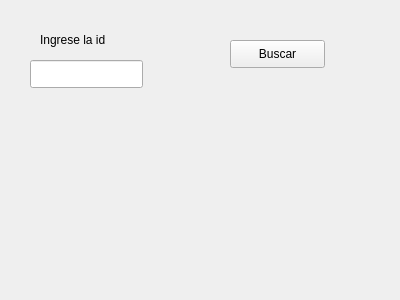
<?xml version="1.0" encoding="UTF-8"?>
<ui version="4.0">
 <class>Form</class>
 <widget class="QWidget" name="Form">
  <property name="geometry">
   <rect>
    <x>0</x>
    <y>0</y>
    <width>400</width>
    <height>300</height>
   </rect>
  </property>
  <property name="windowTitle">
   <string>Form</string>
  </property>
  <widget class="QLineEdit" name="lineEdit_id">
   <property name="geometry">
    <rect>
     <x>30</x>
     <y>60</y>
     <width>113</width>
     <height>28</height>
    </rect>
   </property>
  </widget>
  <widget class="QLabel" name="label">
   <property name="geometry">
    <rect>
     <x>40</x>
     <y>30</y>
     <width>171</width>
     <height>20</height>
    </rect>
   </property>
   <property name="text">
    <string>Ingrese la id</string>
   </property>
  </widget>
  <widget class="QPushButton" name="pushButton_buscar">
   <property name="geometry">
    <rect>
     <x>230</x>
     <y>40</y>
     <width>95</width>
     <height>28</height>
    </rect>
   </property>
   <property name="text">
    <string>Buscar</string>
   </property>
  </widget>
 </widget>
 <resources/>
 <connections/>
</ui>
